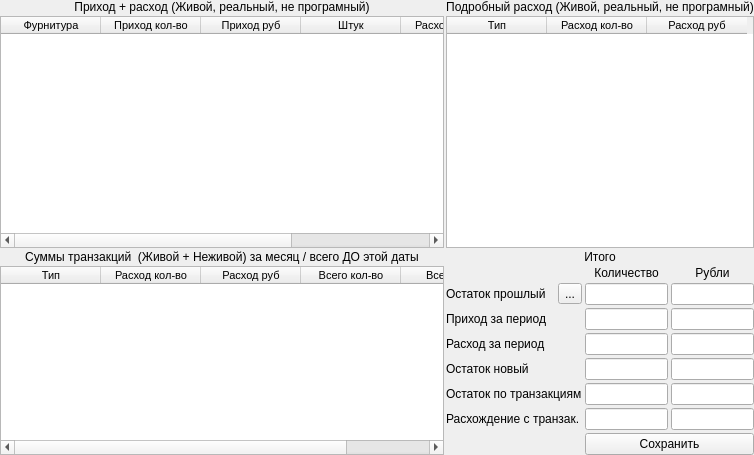
      <widget class="QWidget" name="tab_2">
       <attribute name="title">
        <string>Фурнитура</string>
       </attribute>
       <layout class="QGridLayout" name="gridLayout_8">
        <property name="leftMargin">
         <number>0</number>
        </property>
        <property name="topMargin">
         <number>0</number>
        </property>
        <property name="rightMargin">
         <number>0</number>
        </property>
        <property name="bottomMargin">
         <number>0</number>
        </property>
        <property name="spacing">
         <number>0</number>
        </property>
        <item row="0" column="0">
         <layout class="QGridLayout" name="gridLayout_6" rowstretch="0,3,0,2" columnstretch="3,2" rowminimumheight="0,0,0,0">
          <property name="spacing">
           <number>2</number>
          </property>
          <item row="1" column="0">
           <widget class="QTableWidget" name="tw_accessories_1">
            <property name="font">
             <font>
              <family>Tahoma</family>
              <pointsize>8</pointsize>
             </font>
            </property>
            <property name="editTriggers">
             <set>QAbstractItemView::NoEditTriggers</set>
            </property>
            <property name="alternatingRowColors">
             <bool>true</bool>
            </property>
            <property name="selectionBehavior">
             <enum>QAbstractItemView::SelectRows</enum>
            </property>
            <attribute name="verticalHeaderVisible">
             <bool>false</bool>
            </attribute>
            <attribute name="verticalHeaderDefaultSectionSize">
             <number>20</number>
            </attribute>
            <attribute name="verticalHeaderMinimumSectionSize">
             <number>18</number>
            </attribute>
            <column>
             <property name="text">
              <string>Фурнитура</string>
             </property>
            </column>
            <column>
             <property name="text">
              <string>Приход кол-во</string>
             </property>
            </column>
            <column>
             <property name="text">
              <string>Приход руб</string>
             </property>
            </column>
            <column>
             <property name="text">
              <string>Штук</string>
             </property>
            </column>
            <column>
             <property name="text">
              <string>Расход кол-во</string>
             </property>
            </column>
            <column>
             <property name="text">
              <string>Расход руб</string>
             </property>
            </column>
           </widget>
          </item>
          <item row="0" column="0">
           <widget class="QLabel" name="label_16">
            <property name="text">
             <string>Приход + расход (Живой, реальный, не програмный)</string>
            </property>
            <property name="alignment">
             <set>Qt::AlignCenter</set>
            </property>
           </widget>
          </item>
          <item row="1" column="1">
           <widget class="QTableWidget" name="tw_accessories_2">
            <property name="font">
             <font>
              <family>Tahoma</family>
              <pointsize>8</pointsize>
             </font>
            </property>
            <property name="editTriggers">
             <set>QAbstractItemView::NoEditTriggers</set>
            </property>
            <property name="alternatingRowColors">
             <bool>true</bool>
            </property>
            <property name="selectionBehavior">
             <enum>QAbstractItemView::SelectRows</enum>
            </property>
            <attribute name="verticalHeaderVisible">
             <bool>false</bool>
            </attribute>
            <attribute name="verticalHeaderDefaultSectionSize">
             <number>20</number>
            </attribute>
            <attribute name="verticalHeaderMinimumSectionSize">
             <number>18</number>
            </attribute>
            <column>
             <property name="text">
              <string>Тип</string>
             </property>
            </column>
            <column>
             <property name="text">
              <string>Расход кол-во</string>
             </property>
            </column>
            <column>
             <property name="text">
              <string>Расход руб</string>
             </property>
            </column>
           </widget>
          </item>
          <item row="0" column="1">
           <widget class="QLabel" name="label_17">
            <property name="text">
             <string>Подробный расход (Живой, реальный, не програмный)</string>
            </property>
            <property name="alignment">
             <set>Qt::AlignCenter</set>
            </property>
           </widget>
          </item>
          <item row="3" column="0">
           <widget class="QTableWidget" name="tw_accessories_3">
            <property name="font">
             <font>
              <family>Tahoma</family>
              <pointsize>8</pointsize>
             </font>
            </property>
            <property name="editTriggers">
             <set>QAbstractItemView::DoubleClicked</set>
            </property>
            <property name="tabKeyNavigation">
             <bool>false</bool>
            </property>
            <property name="showDropIndicator" stdset="0">
             <bool>true</bool>
            </property>
            <property name="alternatingRowColors">
             <bool>true</bool>
            </property>
            <property name="selectionBehavior">
             <enum>QAbstractItemView::SelectRows</enum>
            </property>
            <attribute name="verticalHeaderVisible">
             <bool>false</bool>
            </attribute>
            <attribute name="verticalHeaderDefaultSectionSize">
             <number>20</number>
            </attribute>
            <attribute name="verticalHeaderMinimumSectionSize">
             <number>18</number>
            </attribute>
            <column>
             <property name="text">
              <string>Тип</string>
             </property>
            </column>
            <column>
             <property name="text">
              <string>Расход кол-во</string>
             </property>
            </column>
            <column>
             <property name="text">
              <string>Расход руб</string>
             </property>
            </column>
            <column>
             <property name="text">
              <string>Всего кол-во</string>
             </property>
            </column>
            <column>
             <property name="text">
              <string>Всего руб</string>
             </property>
            </column>
           </widget>
          </item>
          <item row="2" column="0">
           <widget class="QLabel" name="label_18">
            <property name="text">
             <string>Суммы транзакций  (Живой + Неживой) за месяц / всего ДО этой даты</string>
            </property>
            <property name="alignment">
             <set>Qt::AlignCenter</set>
            </property>
           </widget>
          </item>
          <item row="2" column="1">
           <widget class="QLabel" name="label_19">
            <property name="text">
             <string>Итого</string>
            </property>
            <property name="alignment">
             <set>Qt::AlignCenter</set>
            </property>
           </widget>
          </item>
          <item row="3" column="1">
           <layout class="QGridLayout" name="gridLayout_7">
            <property name="spacing">
             <number>3</number>
            </property>
            <item row="5" column="1">
             <widget class="QLineEdit" name="le_transaction_balance_value_accessories">
              <property name="readOnly">
               <bool>true</bool>
              </property>
             </widget>
            </item>
            <item row="5" column="0">
             <widget class="QLabel" name="label_20">
              <property name="text">
               <string>&lt;html&gt;&lt;head/&gt;&lt;body&gt;&lt;p&gt;Остаток по транзакциям&lt;/p&gt;&lt;/body&gt;&lt;/html&gt;</string>
              </property>
             </widget>
            </item>
            <item row="0" column="2">
             <widget class="QLabel" name="label_21">
              <property name="text">
               <string>Рубли</string>
              </property>
              <property name="alignment">
               <set>Qt::AlignCenter</set>
              </property>
             </widget>
            </item>
            <item row="2" column="0">
             <widget class="QLabel" name="label_22">
              <property name="text">
               <string>Приход за период</string>
              </property>
             </widget>
            </item>
            <item row="4" column="1">
             <widget class="QLineEdit" name="le_new_balance_value_accessories">
              <property name="readOnly">
               <bool>true</bool>
              </property>
             </widget>
            </item>
            <item row="4" column="0">
             <widget class="QLabel" name="label_23">
              <property name="text">
               <string>Остаток новый</string>
              </property>
             </widget>
            </item>
            <item row="2" column="1">
             <widget class="QLineEdit" name="le_supply_value_accessories">
              <property name="readOnly">
               <bool>true</bool>
              </property>
             </widget>
            </item>
            <item row="6" column="1">
             <widget class="QLineEdit" name="le_difference_value_accessories">
              <property name="readOnly">
               <bool>true</bool>
              </property>
             </widget>
            </item>
            <item row="8" column="1">
             <spacer name="verticalSpacer_2">
              <property name="orientation">
               <enum>Qt::Vertical</enum>
              </property>
              <property name="sizeHint" stdset="0">
               <size>
                <width>20</width>
                <height>40</height>
               </size>
              </property>
             </spacer>
            </item>
            <item row="6" column="0">
             <widget class="QLabel" name="label_24">
              <property name="text">
               <string>Расхождение с транзак.</string>
              </property>
             </widget>
            </item>
            <item row="3" column="0">
             <widget class="QLabel" name="label_25">
              <property name="text">
               <string>Расход за период</string>
              </property>
             </widget>
            </item>
            <item row="3" column="1">
             <widget class="QLineEdit" name="le_consumption_value_accessories">
              <property name="readOnly">
               <bool>true</bool>
              </property>
             </widget>
            </item>
            <item row="0" column="1">
             <widget class="QLabel" name="label_26">
              <property name="text">
               <string>Количество</string>
              </property>
              <property name="alignment">
               <set>Qt::AlignCenter</set>
              </property>
             </widget>
            </item>
            <item row="1" column="1">
             <widget class="QLineEdit" name="le_last_balance_value_accessories"/>
            </item>
            <item row="6" column="2">
             <widget class="QLineEdit" name="le_difference_sum_accessories">
              <property name="readOnly">
               <bool>true</bool>
              </property>
             </widget>
            </item>
            <item row="2" column="2">
             <widget class="QLineEdit" name="le_supply_sum_accessories">
              <property name="readOnly">
               <bool>true</bool>
              </property>
             </widget>
            </item>
            <item row="4" column="2">
             <widget class="QLineEdit" name="le_new_balance_sum_accessories">
              <property name="readOnly">
               <bool>true</bool>
              </property>
             </widget>
            </item>
            <item row="1" column="2">
             <widget class="QLineEdit" name="le_last_balance_sum_accessories"/>
            </item>
            <item row="3" column="2">
             <widget class="QLineEdit" name="le_consumption_sum_accessories">
              <property name="readOnly">
               <bool>true</bool>
              </property>
             </widget>
            </item>
            <item row="1" column="0">
             <layout class="QHBoxLayout" name="horizontalLayout_3">
              <item>
               <widget class="QLabel" name="label_27">
                <property name="text">
                 <string>Остаток прошлый</string>
                </property>
               </widget>
              </item>
              <item>
               <widget class="QToolButton" name="toolButton_2">
                <property name="text">
                 <string>...</string>
                </property>
               </widget>
              </item>
             </layout>
            </item>
            <item row="5" column="2">
             <widget class="QLineEdit" name="le_transaction_balance_sum_accessories">
              <property name="readOnly">
               <bool>true</bool>
              </property>
             </widget>
            </item>
            <item row="7" column="1" colspan="2">
             <widget class="QPushButton" name="pushButton_4">
              <property name="text">
               <string>Сохранить</string>
              </property>
             </widget>
            </item>
           </layout>
          </item>
         </layout>
        </item>
       </layout>
      </widget>
